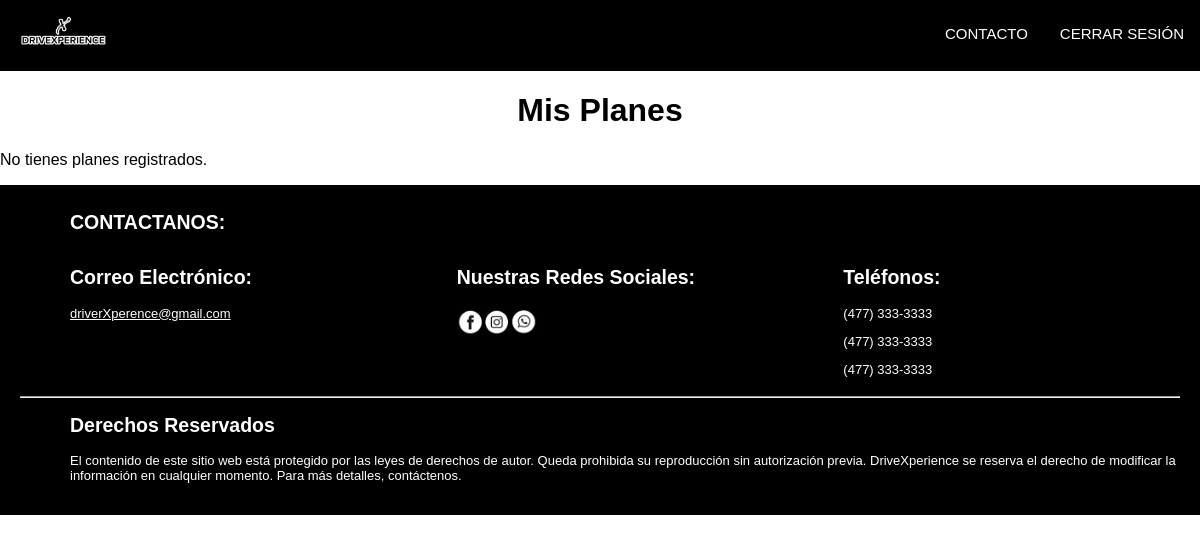
The app's page /panelUsuario/ (signed in), older data.
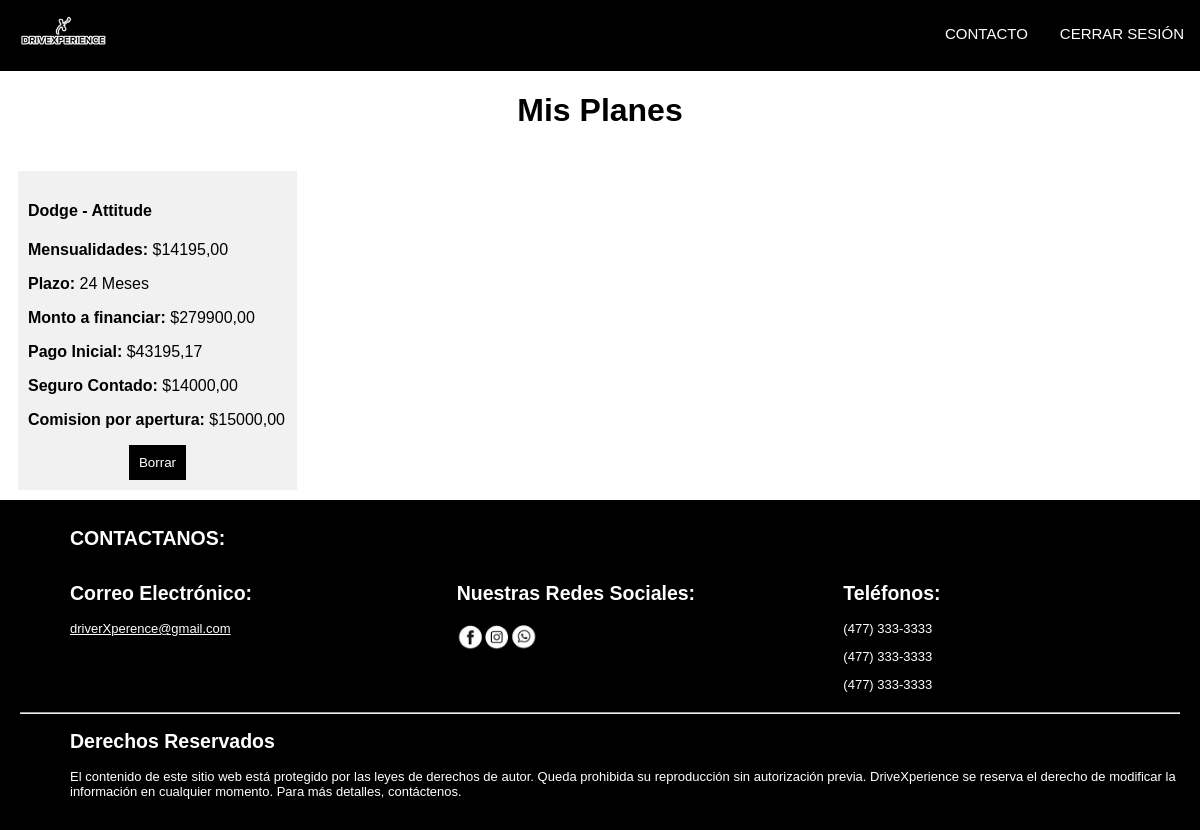
The same page, newer data.
### tienda/models.py (models this page shows, shortened)
class Plan(models.Model):
    mensualidades = models.DecimalField(max_digits=10, decimal_places=2)
    plazo = models.IntegerField()
    montoAFinanciar = models.DecimalField(max_digits=10, decimal_places=2)
    pagoInicial = models.DecimalField(max_digits=10, decimal_places=2)
    seguroContado = models.DecimalField(max_digits=10, decimal_places=2)
    tazaInteres = models.DecimalField(max_digits=5,decimal_places=2,default=8.00)
    comisionApertura = models.DecimalField(max_digits=10,decimal_places=2,default=15000.00)
    usuario = models.ForeignKey(Usuario, on_delete=models.CASCADE)
    vehículo = models.ForeignKey(Vehículo, on_delete=models.CASCADE)

class Vehículo(models.Model):
    marca = models.CharField(max_length=30)
    modelo = models.CharField(max_length=30)
    año = models.CharField(max_length=4)
    especificaciones = models.CharField(max_length=200)
    precioLista = models.DecimalField(max_digits=10, decimal_places=2)
    interesAnual = models.DecimalField(max_digits=10, decimal_places=2, default=0)
    interesMensual = models.DecimalField(max_digits=10, decimal_places=2, default=0)
    fotoLateral = models.ImageField(default='acura.png', upload_to='autosTresCuartos/')
    def __str__(self):
        return self.marca + ' - ' + self.modelo

### tienda/views.py (the view)
# urls.py: path('panelUsuario/', views.PanelUsuarioView, name='panelUsuario'),
@login_required
def PanelUsuarioView(request):
    actual_user = request.user
    planes = Plan.objects.filter(usuario=actual_user)
    return render(request, "panelUsuario.html", {'planes': planes})

### tienda/templates/panelUsuario.html (shortened to what this page needs)
<!DOCTYPE html>
<html lang="en">
<head>
  {% load static %}
  <link rel="stylesheet" type="text/css" href="{% static 'css/style.css' %}" />
  <link rel="stylesheet" type="text/css" href="{% static 'css/cssPortafolio.css' %}" />
</head>
<body>
  <nav class="topnav">
    <a class="home-nav" href="{% url 'indexCar' %}"><img src="{% static 'image/logo.jpg' %}" alt="logo" /></a>
    {% if request.user.is_authenticated %}
    <a class="bar-nav" href="{% url 'exit' %}">CERRAR SESIÓN</a>
    {% else %}
    <a class="bar-nav" href="{% url 'login' %}">INICIO DE SESIÓN</a>
    {% endif %}
    <a class="bar-nav" href="#footer">CONTACTO</a>
  </nav>
  <h1 style="text-align: center">Mis Planes</h1>
  <section style="background-color: white;">
    {% if planes %}
        <div class="row">
            {% for plan in planes %}
                <div class="column">
                    <div class="content">
                        <h4>{{ plan.vehículo }}</h4>
                        <p><b>Mensualidades:</b> ${{ plan.mensualidades }}</p>
                        <p><b>Plazo:</b> {{ plan.plazo }} Meses</p>
                        <p><b>Monto a financiar:</b> ${{ plan.montoAFinanciar }}</p>
                        <p><b>Pago Inicial:</b> ${{ plan.pagoInicial }}</p>
                        <p><b>Seguro Contado:</b> ${{ plan.seguroContado }}</p>
                        <p><b>Comision por apertura:</b> ${{ plan.comisionApertura }}</p>
                        <form action="{% url 'borrar_plan' plan.id %}" method="POST" style="display: inline;">
                            <button type="submit" class="btn">Borrar</button>
                        </form>
                    </div>
                </div>
            {% endfor %}
        </div>
    {% else %}
    <p>No tienes planes registrados.</p>
    {% endif %}
  </section>
  <footer class="footer" id="footer">
    <h2>CONTACTANOS:</h2>
    <div class="container-contactanos">
      <div class="container-contactanos-left">
        <h2>Correo Electrónico:</h2>
        <p>
          <a style="color: white" href="http://gmail.com">driverXperence@gmail.com</a>
        </p>
      </div>
      <div class="container-contactanos-midle">
        <h2>Nuestras Redes Sociales:</h2>
        <img style="width: 130px; padding-left: 50px" src="image/icon-redes.jpg " alt="" />
      </div>
      <div class="container-contactanos-right">
        <h2>Teléfonos:</h2>
        <p>(477) 333-3333</p>
        <p>(477) 333-3333</p>
        <p>(477) 333-3333</p>
      </div>
    </div>
    <hr />
    <h2>Derechos Reservados</h2>
    <p>
      El contenido de este sitio web está protegido por las leyes de derechos
      de autor. Queda prohibida su reproducción sin autorización previa.
      DriveXperience se reserva el derecho de modificar la información en
      cualquier momento. Para más detalles, contáctenos.
    </p>
  </footer>
</body>
</html>

Row changes from the older to the newer data that the page shows:
added Plan: vehículo "Dodge - Attitude", mensualidades "14195,00", plazo "24", montoAFinanciar "279900,00", pagoInicial "43195,17", seguroContado "14000,00", comisionApertura "15000,00"
Text that changed along with them:
text no longer shown: "No tienes planes registrados."
